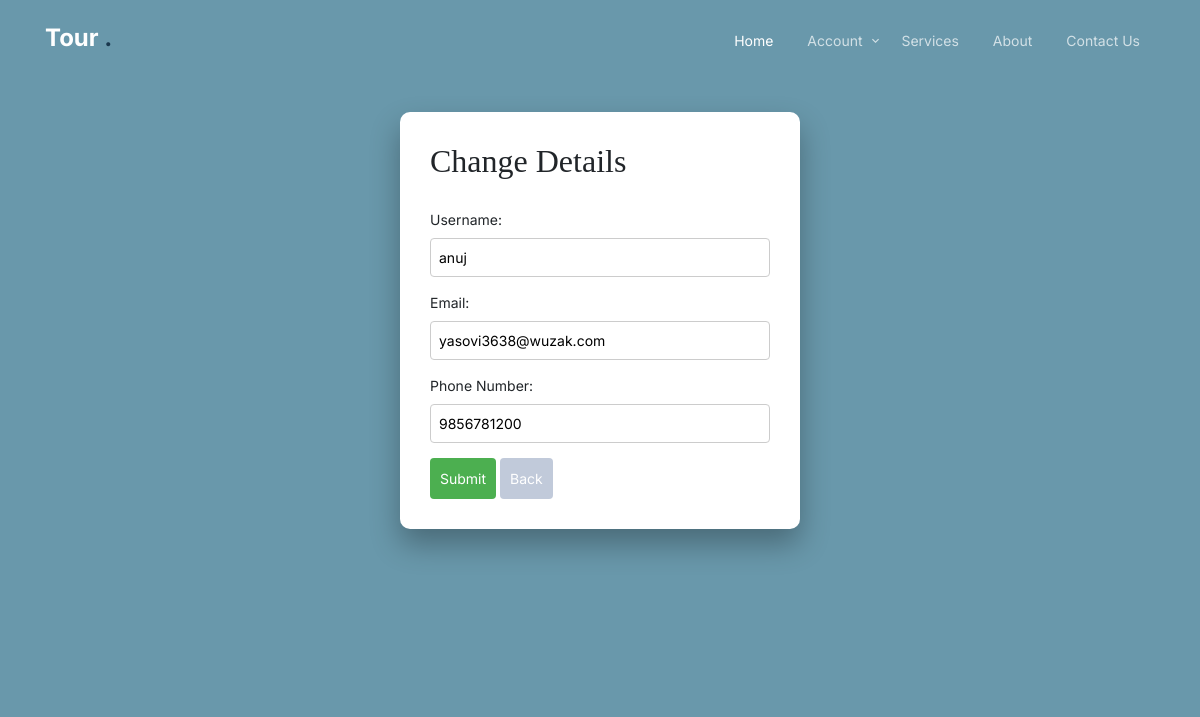
/user/edit_user/ (signed in), run on the app's committed database.
### account/models.py (models this page shows, shortened)
class User(AbstractBaseUser, PermissionsMixin):
    email = models.EmailField(
        verbose_name="Email",
        max_length=255,
        unique=True,
    )
    tc = models.IntegerField(default=0)
    ph = models.CharField(max_length=20)
    username = models.CharField(max_length=200)
    is_active = models.BooleanField(default=False)
    is_admin = models.BooleanField(default=False)
    is_customer_user = models.BooleanField(default=False)
    is_merchant = models.BooleanField(default=False)
    is_staff_member = models.BooleanField(default=False)
    created_at = models.DateTimeField(auto_now_add=True)
    updated_at = models.DateTimeField(auto_now=True)
    objects = UserManager()
    USERNAME_FIELD = "email"
    REQUIRED_FIELDS = ['username', 'ph']
    '''def has_perm(self, perm, obj=None):
        "Does the user have a specific permission?"
        # Simplest possible answer: Yes, always
        return True'''
    '''def has_module_perms(self, app_label):
        "Does the user have permissions to view the app `app_label`?"
        # Simplest possible answer: Yes, always
        return True'''

### account/views.py (the view, shortened to what this page needs)
# urls.py: path('edit_user/',Edit_user.as_view(),name='edit_user'),
@method_decorator(login_required(login_url='Login'), name='dispatch')
class Edit_user(View):
    def get(self, request, *args, **kwargs):
        return render(request,'account/edit_user.html')

### templates/account/edit_user.html (shortened to what this page needs)
{% extends 'setup/base.html' %}
{% load static %}
{%block header %}
{% include "setup/nav.html" %}
{% endblock %}
{% block content %}
<div class="hero">
    <div class="container">
    <form id="signupForm" class="form" method="post">
        <h2>Change Details</h2>
        <br>
        <div class="input-group">
            <label for="email">Username:</label>
            <input type="text" id="email" type="Password" name="username" value="{{request.user.username}}" required>
        </div>
        <div class="input-group">
            <label for="email">Email:</label>
            <input type="email" id="email" type="Password" name="email" value="{{request.user.email}}" required>
        </div>
        <div class="input-group">
            <label for="email">Phone Number:</label>
            <input type="number" id="email" type="Password" name="ph" value="{{request.user.ph}}" required>
        </div>
        <button type="submit">Submit</button>
        <a href='{% url "user_details" %}'><button type="button">Back</button></a>
    </form>
  </div>
</div>
{% endblock %}

### static/css/style.css (style rules this page uses)
body { font-family: "Inter", sans-serif; line-height: 1.5; background: #ffffff; overflow-x: hidden; font-size: 14px; }
body:before { content: ""; position: fixed; top: 0; left: 0; z-index: 99; right: 0; bottom: 0; background: rgba(0, 0, 0, 0.2); opacity: 0; visibility: hidden; -webkit-transition: .3s all ease; -o-transition: .3s all ease; transition: .3s all ease; }
a { color: #1A374D; -webkit-transition: .3s all ease; -o-transition: .3s all ease; transition: .3s all ease; }
h1, .h1, h2, .h2, h3, .h3, h4, .h4 { font-family: "Source Serif Pro", serif; }
.hero { padding: 7rem 0 10rem 0; background: #6998AB; margin-bottom: 100px; }
.form { position: relative; -webkit-box-shadow: 0 15px 30px 0 rgba(0, 0, 0, 0.3); box-shadow: 0 15px 30px 0 rgba(0, 0, 0, 0.3); border-radius: 10px; z-index: 9; padding: 30px; background: #ffffff; }

### data on the page
User: username "anuj", email "yasovi3638@wuzak.com", ph "9856781200"
